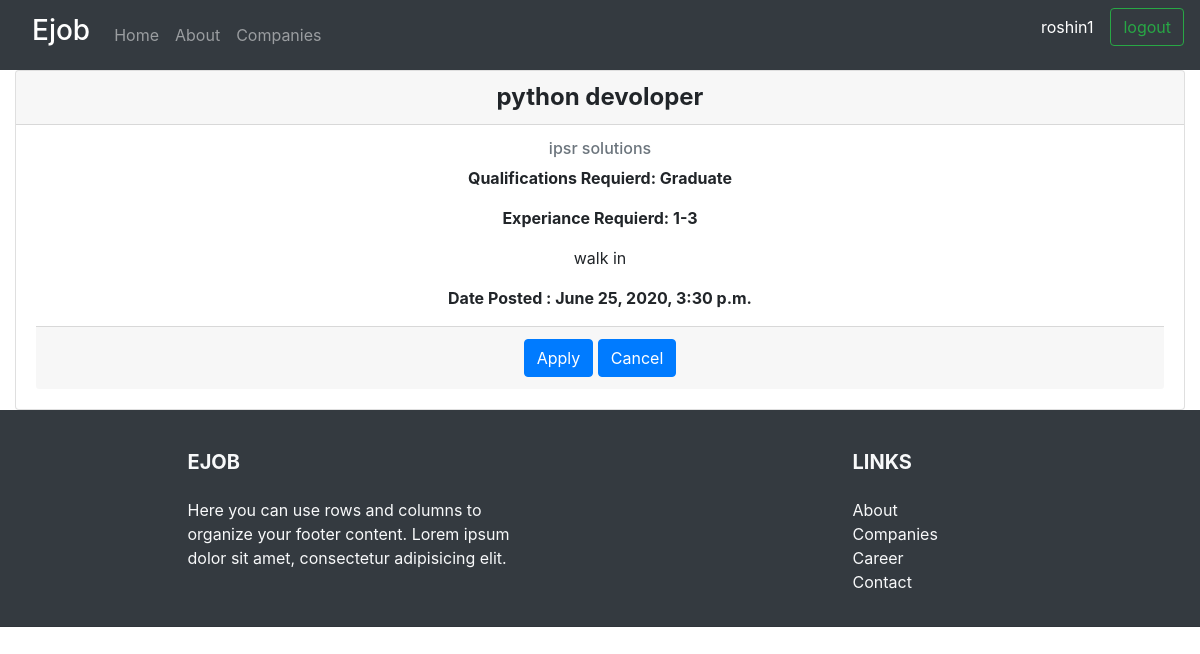
Screenshot of /jobs/10/ (signed in) with the database file from the repository.
### jobs/models.py (models this page shows, shortened)
class Jobs(models.Model):
    QUALIFICATION = (
                    ('Under Graduate', 'Under Graduate'),
                    ('Graduate', 'Graduate'),
                    ('Post Graduate', 'Post Graduate')
    )
    EXPERIANCE = (
        ('Fresher', 'Fresher'),
        ('1-3', '1-3'),
        ('4-6', '4-6'),
        ('6-10', '6-10'),
        ('More than 10', 'More than 10')
    )
    companies = models.ForeignKey(
        Companies, null=True, on_delete=models.CASCADE)
    title = models.CharField(max_length=250, null=True)
    qualification = models.CharField(
        max_length=250, null=True, choices=QUALIFICATION)
    experiance = models.CharField(
        max_length=250, null=True, choices=EXPERIANCE)
    description = models.TextField(null=True)
    date_created = models.DateTimeField(auto_now_add=True, null=True)

class Companies(models.Model):
    name = models.CharField(max_length=250, null=True)
    email = models.EmailField(max_length=254, null=True)
    phone = models.IntegerField(null=True)
    address = models.TextField(null=True)
    description = models.TextField(null=True)

### jobs/views.py (the view)
# urls.py: path('jobs/<str:pk>/', views.jobsview, name='jobs'),
@login_required(login_url='applicant-login')
def jobsview(request, pk):
    job = Jobs.objects.get(id=pk)
    applicant = Applicant.objects.get(user=request.user)
    form = ApplicationForm(initial={
        "applicant": applicant,
        "jobs": job
    })
    if request.method == 'POST':
        form = ApplicationForm(request.POST)
        if form.is_valid():
            form.save()
            return redirect('/')
    context = {
        'job': job,
        'form': form,
    }
    return render(request, 'jobs.html', context)

### jobs/forms.py
class ApplicationForm(ModelForm):
    class Meta:
        model = Application
        fields = "__all__"
        widgets = {"applicant": forms.HiddenInput(),
                   "jobs": forms.HiddenInput()
                   }

### jobs/templates/jobs.html (shortened to what this page needs)
{% extends 'base.html' %} {% block content %}
<link
  rel="stylesheet"
  href="https://stackpath.bootstrapcdn.com/bootstrap/4.4.1/css/bootstrap.min.css"
/>
<div class="container-fluid">
  <div class="card text-center">
    <h4 class="card-header font-weight-bold">{{job.title}}</h4>
    <div class="card-body">
      <h6 class="card-subtitle mb-2 text-muted">{{job.companies.name}}</h6>
      <p class="card-text font-weight-bold">
        Qualifications Requierd: {{job.qualification}}
      </p>
      <p class="card-text font-weight-bold">
        Experiance Requierd: {{job.experiance}}
      </p>
      <p class="card-text">{{job.description}}</p>
      <p class="card-text font-weight-bold">
        Date Posted : {{job.date_created}}
      </p>
      <div class="card-footer">
        <form action="" method="POST">
          <input type="submit" value="Apply" class="btn btn-primary" />
          <a href="{% url 'home' %}" class="btn btn-primary">Cancel</a>
        </form>
      </div>
    </div>
  </div>
</div>
{% endblock content %}

### jobs/templates/base.html (shortened to what this page needs)
<!DOCTYPE html>
<html>
<head>
</head>
<body>
	<link rel="stylesheet" href="https://stackpath.bootstrapcdn.com/bootstrap/4.4.1/css/bootstrap.min.css">
	{% include 'navbar.html' %}
    {% block content %}
    {% endblock content %}
    </div>
	{% include 'footer.html' %}
</body>
</html>

### jobs/templates/navbar.html (shortened to what this page needs)
<nav class="navbar navbar-expand-lg navbar-dark bg-dark">
	  <a class="navbar-brand ml-3" href="{% url 'home' %}"><h3>Ejob</h3></a>
	  <div class="collapse navbar-collapse" id="navbarTogglerDemo02">
	    <ul class="navbar-nav mr-auto mt-2 mt-lg-0">
	      <li class="nav-item">
	        <a class="nav-link" href="{% url 'home' %}">Home <span class="sr-only">(current)</span></a>
	      </li>
          <li class="nav-item">
	        <a class="nav-link" href="{% url 'about' %}">About <span class="sr-only">(current)</span></a>
	      </li>
		  <li class="nav-item">
	        <a class="nav-link" href="{% url 'companies' %}"> Companies <span class="sr-only">(current)</span></a>
	      </li>
	    </ul>
	    <ul class="navbar-nav">
			<li class="nav-item">
				<p class="btn btn-dark pr-3">{{user.username}}<span class="sr-only">(current)</span></p>
			</li>
			{% if user.is_authenticated %}
	    	<li class="nav-item">
	        <a class="btn btn-outline-success mr-sm-" href="{% url 'applicant-logout' %}">logout<span class="sr-only">(current)</span></a>
			</li>
			{% else %}
			<li class="nav-item">
				<a class="btn btn-outline-success mr-sm-4" href="{% url 'applicant-login' %}">Login/Signup<span class="sr-only">(current)</span></a>
			</li>
			{% endif %}
	     </ul>
	  </div>
	</nav>
	<div>

### jobs/templates/footer.html (shortened to what this page needs)
<footer class="page-footer font-small bg-dark pt-4">
  <div class="container text-center text-md-left text-light">
    <div class="row">
      <div class="col-md-4 mx-auto">
        <h5 class="font-weight-bold text-uppercase mt-3 mb-4">Ejob</h5>
        <p>Here you can use rows and columns to organize your footer content. Lorem ipsum dolor sit amet,
          consectetur
          adipisicing elit.</p>
      </div>
      <div class="col-md-2 mx-auto">
        <h5 class="font-weight-bold text-uppercase mt-3 mb-4">Links</h5>
        <ul class="list-unstyled">
          <li>
            <a href="{% url 'about' %}" class="text-light">About</a>
          </li>
          <li>
            <a href="{% url 'companies' %}" class="text-light">Companies</a>
          </li>
          <li>
            <a href="#!" class="text-light">Career</a>
          </li>
          <li>
            <a href="#!" class="text-light">Contact</a>
          </li>
        </ul>
      </div>
    </div>
  </div>
  <hr>
</footer>

### rows the page displays
Jobs: title "python devoloper", companies.name "ipsr solutions", qualification "Graduate", experiance "1-3", description "walk in", date_created "June 25, 2020, 3:30 p.m."

### other values shown
{{ user.username }} "roshin1"
